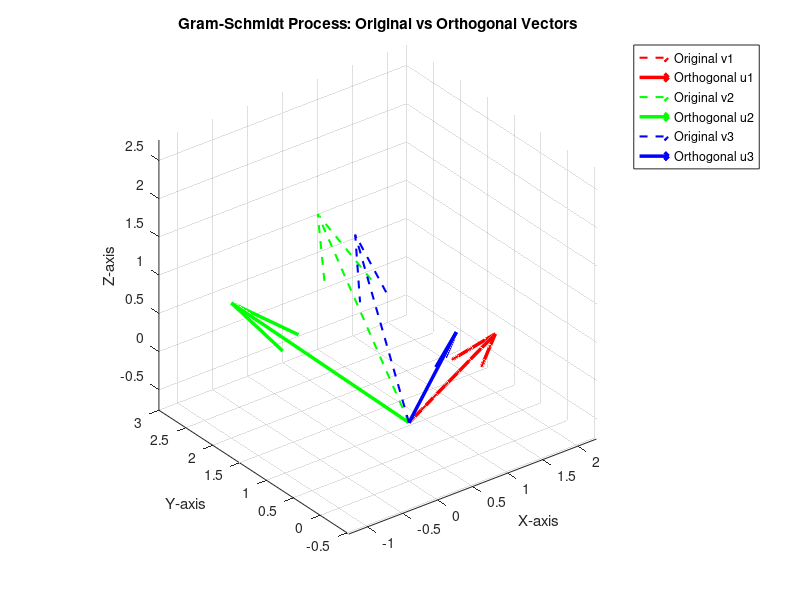

Here is the MATLAB script that generated this plot:
% Gram-Schmidt Orthogonalization with 3D Visualization
A = [2 1 0; 1 3 1; 0 1 2]; % Input matrix (columns are vectors v1, v2, v3)
[m, n] = size(A);
Q = zeros(m, n);

figure; hold on; grid on; view(3);
colors_orig = ['r', 'g', 'b']; % Colors for original vectors
colors_orth = ['m', 'c', 'y']; % Colors for orthogonal vectors

for k = 1:n
    temp = A(:, k);
    
    % Plot original vector (dashed line)
    quiver3(0,0,0, A(1,k), A(2,k), A(3,k), 0, 'Color', colors_orig(k), ...
        'LineStyle', '--', 'LineWidth', 1.5, 'DisplayName', ['Original v' num2str(k)]);
    
    for j = 1:k-1
        % Gram-Schmidt projection step
        projection = (Q(:, j)' * A(:, k)) / (Q(:, j)' * Q(:, j));
        temp = temp - projection * Q(:, j);
    end
    Q(:, k) = temp; 
    
    % Plot the resulting orthogonal vector (solid line)
    quiver3(0,0,0, Q(1,k), Q(2,k), Q(3,k), 0, 'Color', colors_orig(k), ...
        'LineWidth', 2.5, 'DisplayName', ['Orthogonal u' num2str(k)]);
end

title('Gram-Schmidt Process: Original vs Orthogonal Vectors');
xlabel('X-axis'); ylabel('Y-axis'); zlabel('Z-axis');
legend('Location', 'northeastoutside');
axis equal;

% Verify orthogonality numerically
disp('Dot products (should be near zero):');
disp(['u1 . u2 = ', num2str(Q(:,1)' * Q(:,2))]);
disp(['u1 . u3 = ', num2str(Q(:,1)' * Q(:,3))]);
disp(['u2 . u3 = ', num2str(Q(:,2)' * Q(:,3))]);
